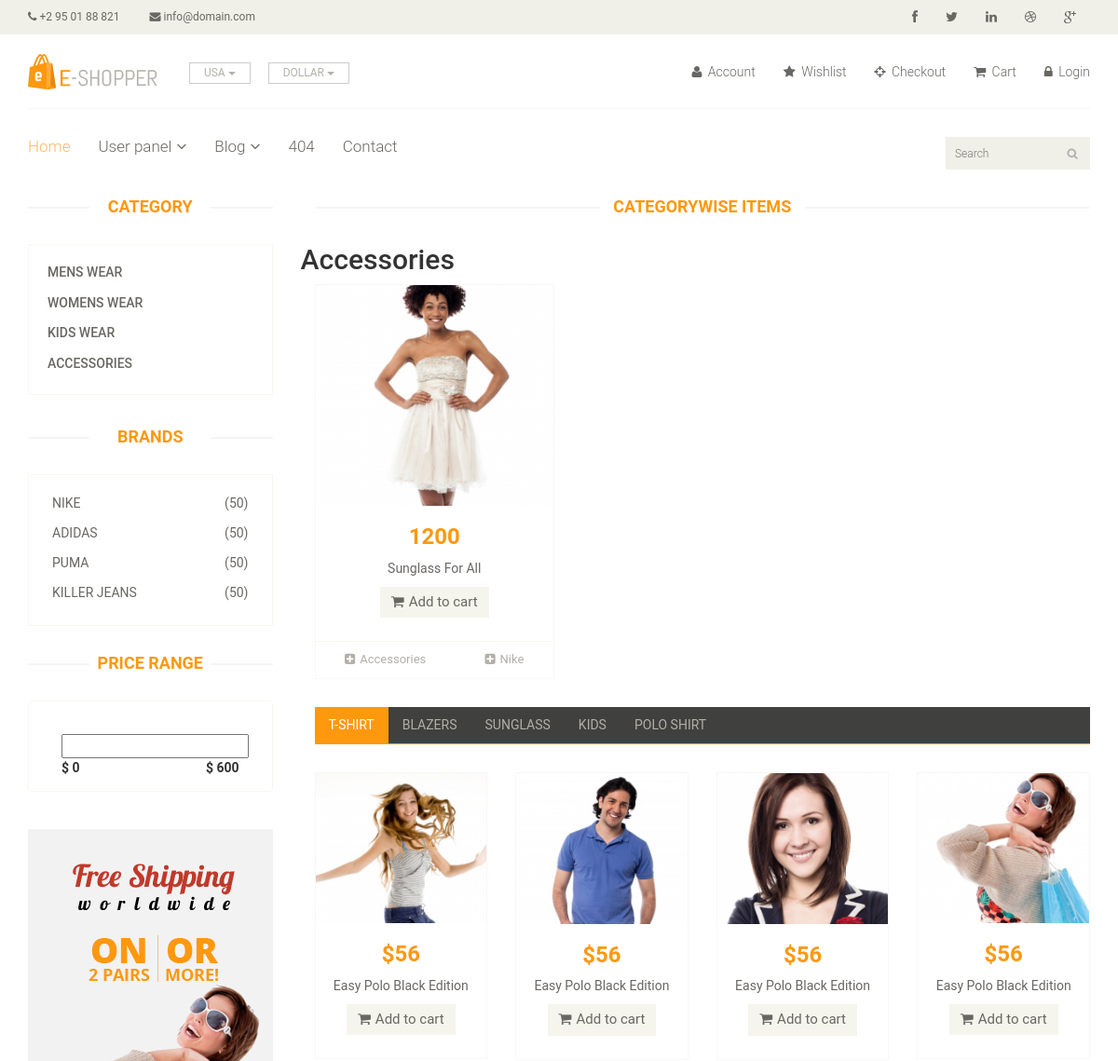
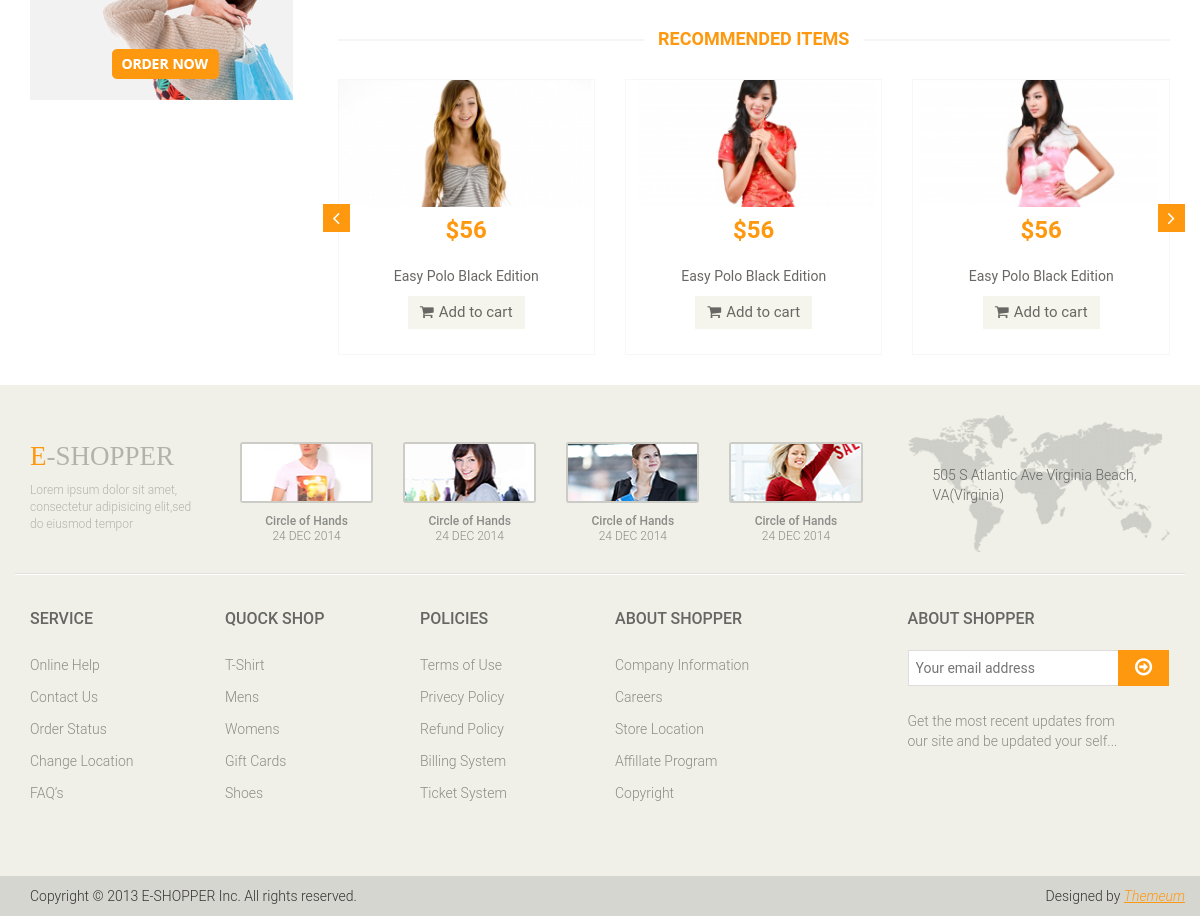
The page /project/category-wise-product.php?catid=4 on the database its author committed (2 pictures, top to bottom).
### tables this page shows
CREATE TABLE IF NOT EXISTS `categories` (
`ca_id` int(11) NOT NULL,
  `ca_name` varchar(100) NOT NULL,
  `ca_time` timestamp NOT NULL DEFAULT CURRENT_TIMESTAMP ON UPDATE CURRENT_TIMESTAMP
);

CREATE TABLE IF NOT EXISTS `brands` (
`br_id` int(11) NOT NULL,
  `br_name` varchar(100) NOT NULL,
  `br_time` timestamp NOT NULL DEFAULT CURRENT_TIMESTAMP ON UPDATE CURRENT_TIMESTAMP
);

CREATE TABLE IF NOT EXISTS `products` (
`pro_id` int(11) NOT NULL,
  `pro_name` varchar(100) DEFAULT NULL,
  `pro_price` decimal(8,2) DEFAULT NULL,
  `pro_discount` tinyint(4) DEFAULT NULL,
  `pro_description` longtext,
  `pro_caid` int(11) DEFAULT NULL,
  `pro_brid` int(11) DEFAULT NULL,
  `pro_path` text,
  `pro_time` timestamp NOT NULL DEFAULT CURRENT_TIMESTAMP ON UPDATE CURRENT_TIMESTAMP
);

### project/category-wise-product.php (the view, shortened to what this page needs)
<?php
	require_once 'header.php';
?>
	<section>
		<div class="container">
			<div class="row">
				<div class="col-sm-3">
					<?php
					require_once 'sidebar.php';
					?>
				</div>
				<div class="col-sm-9 padding-right">
					<div class="features_items">
						<h2 class="title text-center">Categorywise Items</h2>
<?php
		$categoryid=$_REQUEST['catid'];
		$str_catname="select ca_name from categories where ca_id = '$categoryid'";
		$res_catname=mysqli_query($conn,$str_catname) or die(mysqli_error($conn));
		$ans_catname= mysqli_fetch_assoc($res_catname);
		echo "<h2>".$ans_catname['ca_name']."</h2>";
	$str = "select pro_id,pro_name,pro_price,pro_discount,pro_description,pro_path,br_name,ca_name  from brands,categories,products where br_id=pro_brid and ca_id=pro_caid and pro_caid='$categoryid' order by pro_id desc";
	$res = mysqli_query($conn,$str) or die(mysqli_error($conn));
	if($res->num_rows > 0):
	while($ans = $res->fetch_array(MYSQLI_ASSOC)):
?>
	<div class="col-sm-4">
		<div class="product-image-wrapper">
			<div class="single-products">
					<div class="productinfo text-center">
						<img src="<?php echo $ans['pro_path'];?>" alt="" />
						<h2><?php echo round($ans['pro_price']);?></h2>
						<p><?php echo $ans['pro_name'];?></p>
						<a href="#" class="btn btn-default add-to-cart"><i class="fa fa-shopping-cart"></i>Add to cart</a>
					</div>
					<div class="product-overlay">
						<div class="overlay-content">
						</div>
					</div>
			</div>
			<div class="choose">
				<ul class="nav nav-pills nav-justified">
					<li><a href="#"><i class="fa fa-plus-square"></i><?php echo $ans['ca_name'];?></a></li>
					<li><a href="#"><i class="fa fa-plus-square"></i><?php echo $ans['br_name'];?></a></li>
				</ul>
			</div>
		</div>
	</div>
<?php
	endwhile;
	endif;
?>
					</div>
					<div class="category-tab">
						<div class="col-sm-12">
							<ul class="nav nav-tabs">
								<li class="active"><a href="#tshirt" data-toggle="tab">T-Shirt</a></li>
								<li><a href="#blazers" data-toggle="tab">Blazers</a></li>
								<li><a href="#sunglass" data-toggle="tab">Sunglass</a></li>
								<li><a href="#kids" data-toggle="tab">Kids</a></li>
								<li><a href="#poloshirt" data-toggle="tab">Polo shirt</a></li>
							</ul>
						</div>
						<div class="tab-content">
							<div class="tab-pane fade active in" id="tshirt" >
								<div class="col-sm-3">
									<div class="product-image-wrapper">
										<div class="single-products">
											<div class="productinfo text-center">
												<img src="images/home/gallery1.jpg" alt="" />
												<h2>$56</h2>
												<p>Easy Polo Black Edition</p>
												<a href="#" class="btn btn-default add-to-cart"><i class="fa fa-shopping-cart"></i>Add to cart</a>
											</div>
										</div>
									</div>
								</div>
								<div class="col-sm-3">
									<div class="product-image-wrapper">
										<div class="single-products">
											<div class="productinfo text-center">
												<img src="images/home/gallery2.jpg" alt="" />
												<h2>$56</h2>
												<p>Easy Polo Black Edition</p>
												<a href="#" class="btn btn-default add-to-cart"><i class="fa fa-shopping-cart"></i>Add to cart</a>
											</div>
										</div>
									</div>
								</div>
								<div class="col-sm-3">
									<div class="product-image-wrapper">
										<div class="single-products">
											<div class="productinfo text-center">
												<img src="images/home/gallery3.jpg" alt="" />
												<h2>$56</h2>
												<p>Easy Polo Black Edition</p>
												<a href="#" class="btn btn-default add-to-cart"><i class="fa fa-shopping-cart"></i>Add to cart</a>
											</div>
										</div>
									</div>
								</div>
								<div class="col-sm-3">
									<div class="product-image-wrapper">
										<div class="single-products">
											<div class="productinfo text-center">
												<img src="images/home/gallery4.jpg" alt="" />
												<h2>$56</h2>
												<p>Easy Polo Black Edition</p>
												<a href="#" class="btn btn-default add-to-cart"><i class="fa fa-shopping-cart"></i>Add to cart</a>
											</div>
										</div>
									</div>
								</div>
							</div>
						</div>
					</div>
					<div class="recommended_items">
						<h2 class="title text-center">recommended items</h2>
						<div id="recommended-item-carousel" class="carousel slide" data-ride="carousel">
							<div class="carousel-inner">
								<div class="item active">
									<div class="col-sm-4">
										<div class="product-image-wrapper">
											<div class="single-products">
												<div class="productinfo text-center">
													<img src="images/home/recommend1.jpg" alt="" />
													<h2>$56</h2>
													<p>Easy Polo Black Edition</p>
													<a href="#" class="btn btn-default add-to-cart"><i class="fa fa-shopping-cart"></i>Add to cart</a>
												</div>
											</div>
										</div>
									</div>
									<div class="col-sm-4">
										<div class="product-image-wrapper">
											<div class="single-products">
												<div class="productinfo text-center">
													<img src="images/home/recommend2.jpg" alt="" />
													<h2>$56</h2>
													<p>Easy Polo Black Edition</p>
													<a href="#" class="btn btn-default add-to-cart"><i class="fa fa-shopping-cart"></i>Add to cart</a>
												</div>
											</div>
										</div>
									</div>
									<div class="col-sm-4">
										<div class="product-image-wrapper">
											<div class="single-products">
												<div class="productinfo text-center">
													<img src="images/home/recommend3.jpg" alt="" />
													<h2>$56</h2>
													<p>Easy Polo Black Edition</p>
													<a href="#" class="btn btn-default add-to-cart"><i class="fa fa-shopping-cart"></i>Add to cart</a>
												</div>
											</div>
										</div>
									</div>
								</div>
							</div>
							 <a class="left recommended-item-control" href="#recommended-item-carousel" data-slide="prev">
								<i class="fa fa-angle-left"></i>
							  </a>
							  <a class="right recommended-item-control" href="#recommended-item-carousel" data-slide="next">
								<i class="fa fa-angle-right"></i>
							  </a>
						</div>
					</div>
				</div>
			</div>
		</div>
	</section>
<?php
	require_once 'footer.php';
?>

### project/sidebar.php
<div class="left-sidebar">
						<h2>Category</h2>
						<div class="panel-group category-products" id="accordian">
							<?php
								$str="select ca_id,ca_name from categories";
								$res=mysqli_query($conn,$str) or die(mysqli_error($conn));
								if($res->num_rows>0):
									while ($ans=$res->fetch_array(MYSQLI_ASSOC)) :
							?>
							<div class="panel panel-default">
									<div class="panel-heading">
										<h4 class="panel-title"><a href="category-wise-product.php?catid=<?php echo $ans['ca_id']?> ">
											<?php
												echo($ans['ca_name']);
											?>
										</a></h4>
									</div>
								</div>
								<?php
								endwhile;
								endif;
							?>
						</div>
						<div class="brands_products">
							<h2>Brands</h2>
							<div class="brands-name">
								<ul class="nav nav-pills nav-stacked">
									<?php
										$str="select br_id,br_name from brands";
										$res=mysqli_query($conn,$str) or die(mysqli_error($conn));
										if($res->num_rows>0):
											while ($ans=$res->fetch_array(MYSQLI_ASSOC)) :
									?>
										<li><a href="brand-wise-product.php?brid=<?php echo $ans['br_id']?>"> <span class="pull-right">(50)</span>
												<?php
													echo $ans['br_name'];
												?>
											</a>
										</li>
									<?php
										endwhile;
										endif;
									?>
								</ul>
							</div>
						</div>
						<div class="price-range">
							<h2>Price Range</h2>
							<div class="well text-center">
								 <input type="text" class="span2" value="" data-slider-min="0" data-slider-max="600" data-slider-step="5" data-slider-value="[250,450]" id="sl2" ><br />
								 <b class="pull-left">$ 0</b> <b class="pull-right">$ 600</b>
							</div>
						</div>
						<div class="shipping text-center">
							<img src="images/home/shipping.jpg" alt="" />
						</div>
</div>

### rows shown on the page
categories: ca_name "MENS WEAR"
categories: ca_name "WOMENS WEAR"
categories: ca_name "KIDS WEAR"
categories: ca_name "ACCESSORIES", ca_name "Accessories"
brands: br_name "NIKE", products.pro_path (picture), products.pro_price "1200", products.pro_name "Sunglass For All", categories.ca_name "Accessories", br_name "Nike"
brands: br_name "ADIDAS"
brands: br_name "PUMA"
brands: br_name "KILLER JEANS"
